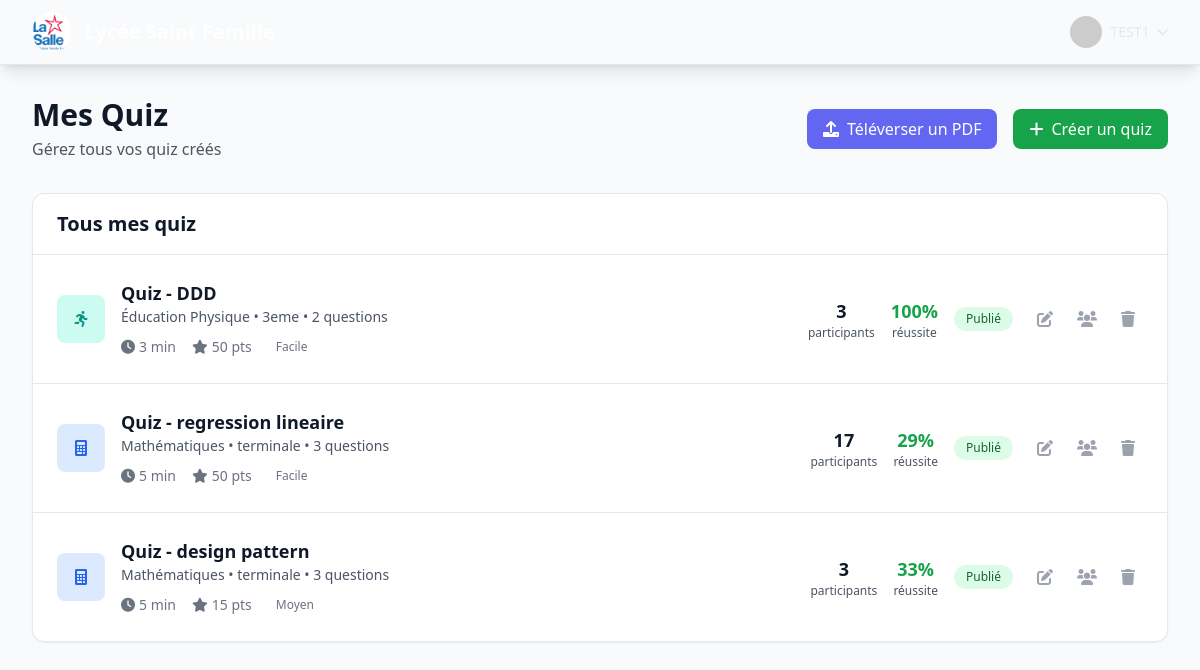
Before: /quiz/list/ (signed in) with the older database file.
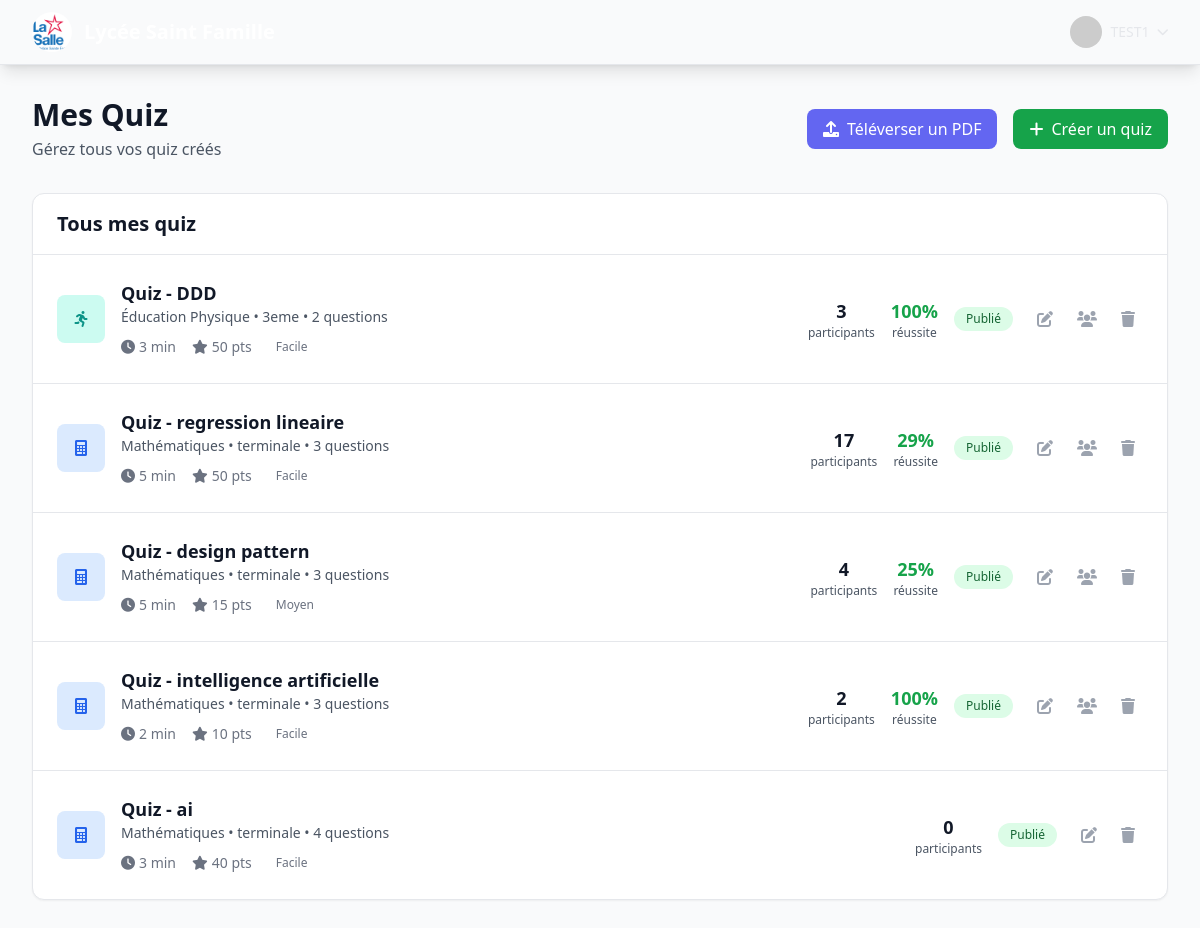
After: the same page with the newer database file.
### quiz/models.py (models this page shows, shortened)
class Quiz(models.Model):
    DIFFICULTY_CHOICES = [
        ('easy', 'Facile'),
        ('medium', 'Moyen'),
        ('hard', 'Difficile'),
    ]
    title = models.CharField(max_length=200)
    description = models.TextField(blank=True)
    course = models.ForeignKey(Course, on_delete=models.CASCADE, related_name='quizzes')
    subject = models.ForeignKey(Subject, on_delete=models.CASCADE)
    level = models.CharField(max_length=20)
    difficulty = models.CharField(max_length=10, choices=DIFFICULTY_CHOICES)
    time_limit = models.IntegerField(help_text="Temps limite en minutes")
    points_reward = models.IntegerField(default=50)
    is_published = models.BooleanField(default=False)
    created_at = models.DateTimeField(auto_now_add=True)
    @property
    def total_questions(self):
        return self.questions.count()

class Subject(models.Model):
    name = models.CharField(max_length=100)
    slug = models.SlugField(unique=True)
    icon = models.CharField(max_length=50, default='fas fa-book')  # Classe d'icône FontAwesome
    color = models.CharField(max_length=20, default='blue')  # Couleur pour l'interface

### quiz/views.py (the view)
# urls.py: path('list/', views.quiz_list, name='quiz_list'),
@login_required
def quiz_list(request):
    if request.user.user_type != 'teacher':
        messages.error(request, "Accès réservé aux enseignants.")
        return redirect('home')
    quizzes = Quiz.objects.filter(course__teacher=request.user).select_related('subject', 'course').prefetch_related('quizattempt_set__user')
    for quiz in quizzes:
        attempts = QuizAttempt.objects.filter(quiz=quiz, is_completed=True)
        quiz.total_attempts = attempts.count()
        quiz.avg_score = attempts.aggregate(avg_score=Avg('score'))['avg_score'] or 0
        quiz.success_rate = attempts.filter(score__gte=F('total_points') * 0.5).count()
        if quiz.total_attempts > 0:
            quiz.success_percentage = (quiz.success_rate / quiz.total_attempts) * 100
        else:
            quiz.success_percentage = 0
    context = {
        'quizzes': quizzes,
    }
    return render(request, 'teacher/quiz_list.html', context)

### templates/teacher/quiz_list.html (shortened to what the changed rows need)
{% extends 'base.html' %}
{% block content %}
<div class="max-w-7xl mx-auto px-4 sm:px-6 lg:px-8 py-8">
    <div class="mb-8">
        <div class="flex items-center justify-between">
            <div>
                <h1 class="text-3xl font-bold text-gray-900">Mes Quiz</h1>
            </div>
        </div>
    </div>
    <div class="bg-white rounded-xl shadow-sm border border-gray-200">
        <div class="px-6 py-4 border-b border-gray-200">
            <h2 class="text-xl font-bold text-gray-900">Tous mes quiz</h2>
        </div>
        <div class="divide-y divide-gray-200">
            {% for quiz in quizzes %}
            <div class="p-6 hover:bg-gray-50 transition-colors">
                <div class="flex items-center justify-between">
                    <div class="flex items-center">
                        <div class="w-12 h-12 bg-{{ quiz.subject.color }}-100 rounded-lg flex items-center justify-center">
                            <i class="{{ quiz.subject.icon }} text-{{ quiz.subject.color }}-600"></i>
                        </div>
                        <div class="ml-4">
                            <h3 class="text-lg font-semibold text-gray-900">{{ quiz.title }}</h3>
                            <p class="text-sm text-gray-600">
                                {{ quiz.subject.name }} • {{ quiz.level }} • {{ quiz.total_questions }} questions
                            </p>
                            <div class="flex items-center mt-2 space-x-4 text-sm text-gray-500">
                                <span><i class="fas fa-clock mr-1"></i>{{ quiz.time_limit }} min</span>
                                <span><i class="fas fa-star mr-1"></i>{{ quiz.points_reward }} pts</span>
                                <span class="px-2 py-1 bg-{{ quiz.difficulty }}-100 text-{{ quiz.difficulty }}-800 rounded-full text-xs">
                                    {{ quiz.get_difficulty_display }}
                                </span>
                            </div>
                        </div>
                    </div>
                    <div class="flex items-center space-x-4">
                        <div class="text-center">
                            <div class="text-lg font-bold text-gray-900">{{ quiz.total_attempts|default:0 }}</div>
                            <div class="text-xs text-gray-600">participants</div>
                        </div>
                        {% if quiz.total_attempts > 0 %}
                        <div class="text-center">
                            <div class="text-lg font-bold text-green-600">{{ quiz.success_percentage|floatformat:0 }}%</div>
                            <div class="text-xs text-gray-600">réussite</div>
                        </div>
                        {% endif %}
                        <div class="flex space-x-2">
                            {% if quiz.is_published %}
                                <span class="px-3 py-1 bg-green-100 text-green-800 text-xs rounded-full">Publié</span>
                            {% else %}
                                <span class="px-3 py-1 bg-yellow-100 text-yellow-800 text-xs rounded-full">Brouillon</span>
                            {% endif %}
                        </div>
                        <div class="flex space-x-2">
                            <a href="{% url 'edit_quiz' quiz.id %}" class="p-2 text-gray-400 hover:text-primary" title="Modifier">
                                <i class="fas fa-edit"></i>
                            </a>
                            {% if quiz.is_published and quiz.total_attempts > 0 %}
                            <a href="{% url 'quiz_participants' quiz.id %}" class="p-2 text-gray-400 hover:text-green-600" title="Voir les participants">
                                <i class="fas fa-users"></i>
                            </a>
                            {% endif %}
                            <button class="p-2 text-gray-400 hover:text-red-600" title="Supprimer">
                                <i class="fas fa-trash"></i>
                            </button>
                        </div>
                    </div>
                </div>
            </div>
            {% endfor %}
        </div>
    </div>
</div>
{% endblock %}

Changed rows visible on the page:
computed for Quiz "Quiz - design pattern": total_attempts "3" → "4"; success_percentage "33" → "25"
added Quiz: title "Quiz - intelligence artificielle", subject.name "Mathématiques", level "terminale", total_questions "3", time_limit "2", points_reward "10", difficulty "Facile", total_attempts "2", success_percentage "100", is_published "Publié"
added Quiz: title "Quiz - ai", subject.name "Mathématiques", level "terminale", total_questions "4", time_limit "3", points_reward "40", difficulty "Facile", total_attempts "0", is_published "Publié"
